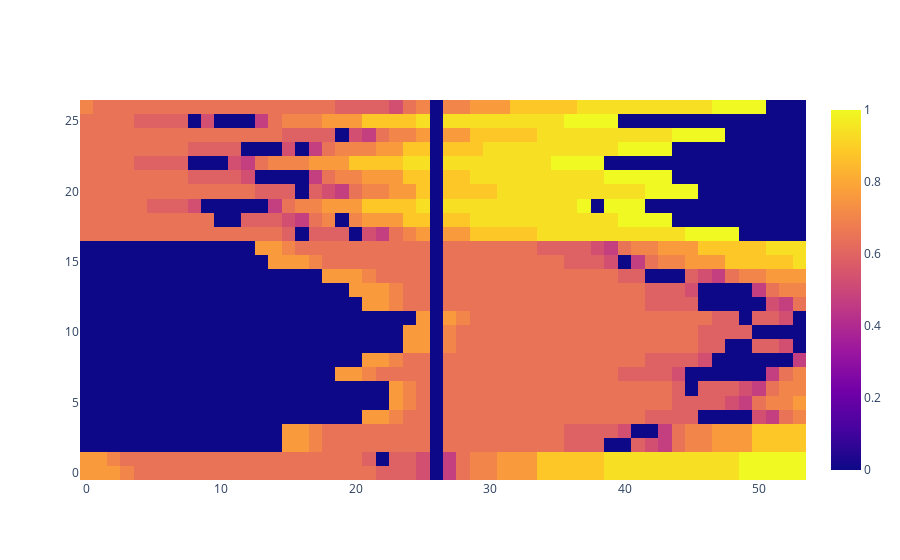

The notebook cell saved with this chart:
### Code cell
params = {'cache': False,
 'database_name': 'binance_futures',
 'depth': 27,
 'group_by': '25s',
 'interval': '32m',
 'max_volume_quantile': 0.99,
 'offset_interval': '0h',
 'plot': False,
 'round_decimals': 4,
 'sequence_length': 27,
 'symbol': 'UNFIUSDT',
 'tick': False,
 'window_size': '3m'}


df = OrderBookFrame(**params).frame

pd.set_option('display.max_rows', len(df) + 1)

obook = df.orderbook_img.to_numpy()

obook = np.rot90(np.squeeze(obook[-1]))

fig = go.Figure(data=go.Heatmap(z=obook))

ofl.iplot(fig)

### Figure 1 — Plotly figure (JSON) as saved in the notebook; plotly's stock layout.template omitted (floating-point values rounded to 4 significant figures; data arrays with more than 128 entries replaced by an {"elided": "..."} marker saying what was removed)
{"data": [{"type": "heatmap", "z": {"elided": "27x54 float values"}}], "layout": {"autosize": true, "xaxis": {"autorange": true, "range": [-0.5, 53.5]}, "yaxis": {"autorange": true, "range": [-0.5, 26.5]}}}
